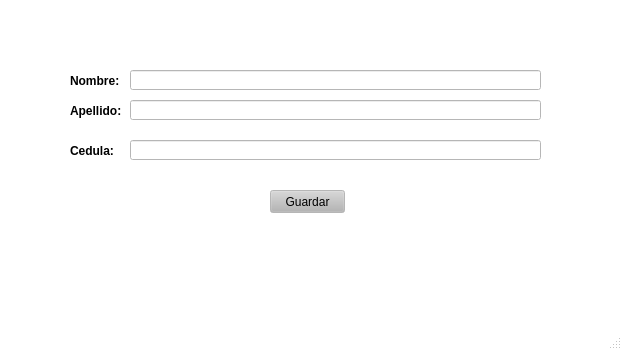
<?xml version="1.0" encoding="UTF-8"?>
<ui version="4.0">
 <class>vtnPrincipal</class>
 <widget class="QMainWindow" name="vtnPrincipal">
  <property name="geometry">
   <rect>
    <x>0</x>
    <y>0</y>
    <width>622</width>
    <height>350</height>
   </rect>
  </property>
  <property name="palette">
   <palette>
    <active>
     <colorrole role="WindowText">
      <brush brushstyle="SolidPattern">
       <color alpha="255">
        <red>0</red>
        <green>0</green>
        <blue>0</blue>
       </color>
      </brush>
     </colorrole>
     <colorrole role="Button">
      <brush brushstyle="SolidPattern">
       <color alpha="255">
        <red>255</red>
        <green>255</green>
        <blue>255</blue>
       </color>
      </brush>
     </colorrole>
     <colorrole role="Light">
      <brush brushstyle="SolidPattern">
       <color alpha="255">
        <red>255</red>
        <green>255</green>
        <blue>255</blue>
       </color>
      </brush>
     </colorrole>
     <colorrole role="Midlight">
      <brush brushstyle="SolidPattern">
       <color alpha="255">
        <red>255</red>
        <green>255</green>
        <blue>255</blue>
       </color>
      </brush>
     </colorrole>
     <colorrole role="Dark">
      <brush brushstyle="SolidPattern">
       <color alpha="255">
        <red>127</red>
        <green>127</green>
        <blue>127</blue>
       </color>
      </brush>
     </colorrole>
     <colorrole role="Mid">
      <brush brushstyle="SolidPattern">
       <color alpha="255">
        <red>170</red>
        <green>170</green>
        <blue>170</blue>
       </color>
      </brush>
     </colorrole>
     <colorrole role="Text">
      <brush brushstyle="SolidPattern">
       <color alpha="255">
        <red>0</red>
        <green>0</green>
        <blue>0</blue>
       </color>
      </brush>
     </colorrole>
     <colorrole role="BrightText">
      <brush brushstyle="SolidPattern">
       <color alpha="255">
        <red>255</red>
        <green>255</green>
        <blue>255</blue>
       </color>
      </brush>
     </colorrole>
     <colorrole role="ButtonText">
      <brush brushstyle="SolidPattern">
       <color alpha="255">
        <red>0</red>
        <green>0</green>
        <blue>0</blue>
       </color>
      </brush>
     </colorrole>
     <colorrole role="Base">
      <brush brushstyle="SolidPattern">
       <color alpha="255">
        <red>255</red>
        <green>255</green>
        <blue>255</blue>
       </color>
      </brush>
     </colorrole>
     <colorrole role="Window">
      <brush brushstyle="SolidPattern">
       <color alpha="255">
        <red>255</red>
        <green>255</green>
        <blue>255</blue>
       </color>
      </brush>
     </colorrole>
     <colorrole role="Shadow">
      <brush brushstyle="SolidPattern">
       <color alpha="255">
        <red>0</red>
        <green>0</green>
        <blue>0</blue>
       </color>
      </brush>
     </colorrole>
     <colorrole role="AlternateBase">
      <brush brushstyle="SolidPattern">
       <color alpha="255">
        <red>255</red>
        <green>255</green>
        <blue>255</blue>
       </color>
      </brush>
     </colorrole>
     <colorrole role="ToolTipBase">
      <brush brushstyle="SolidPattern">
       <color alpha="255">
        <red>255</red>
        <green>255</green>
        <blue>220</blue>
       </color>
      </brush>
     </colorrole>
     <colorrole role="ToolTipText">
      <brush brushstyle="SolidPattern">
       <color alpha="255">
        <red>0</red>
        <green>0</green>
        <blue>0</blue>
       </color>
      </brush>
     </colorrole>
    </active>
    <inactive>
     <colorrole role="WindowText">
      <brush brushstyle="SolidPattern">
       <color alpha="255">
        <red>0</red>
        <green>0</green>
        <blue>0</blue>
       </color>
      </brush>
     </colorrole>
     <colorrole role="Button">
      <brush brushstyle="SolidPattern">
       <color alpha="255">
        <red>255</red>
        <green>255</green>
        <blue>255</blue>
       </color>
      </brush>
     </colorrole>
     <colorrole role="Light">
      <brush brushstyle="SolidPattern">
       <color alpha="255">
        <red>255</red>
        <green>255</green>
        <blue>255</blue>
       </color>
      </brush>
     </colorrole>
     <colorrole role="Midlight">
      <brush brushstyle="SolidPattern">
       <color alpha="255">
        <red>255</red>
        <green>255</green>
        <blue>255</blue>
       </color>
      </brush>
     </colorrole>
     <colorrole role="Dark">
      <brush brushstyle="SolidPattern">
       <color alpha="255">
        <red>127</red>
        <green>127</green>
        <blue>127</blue>
       </color>
      </brush>
     </colorrole>
     <colorrole role="Mid">
      <brush brushstyle="SolidPattern">
       <color alpha="255">
        <red>170</red>
        <green>170</green>
        <blue>170</blue>
       </color>
      </brush>
     </colorrole>
     <colorrole role="Text">
      <brush brushstyle="SolidPattern">
       <color alpha="255">
        <red>0</red>
        <green>0</green>
        <blue>0</blue>
       </color>
      </brush>
     </colorrole>
     <colorrole role="BrightText">
      <brush brushstyle="SolidPattern">
       <color alpha="255">
        <red>255</red>
        <green>255</green>
        <blue>255</blue>
       </color>
      </brush>
     </colorrole>
     <colorrole role="ButtonText">
      <brush brushstyle="SolidPattern">
       <color alpha="255">
        <red>0</red>
        <green>0</green>
        <blue>0</blue>
       </color>
      </brush>
     </colorrole>
     <colorrole role="Base">
      <brush brushstyle="SolidPattern">
       <color alpha="255">
        <red>255</red>
        <green>255</green>
        <blue>255</blue>
       </color>
      </brush>
     </colorrole>
     <colorrole role="Window">
      <brush brushstyle="SolidPattern">
       <color alpha="255">
        <red>255</red>
        <green>255</green>
        <blue>255</blue>
       </color>
      </brush>
     </colorrole>
     <colorrole role="Shadow">
      <brush brushstyle="SolidPattern">
       <color alpha="255">
        <red>0</red>
        <green>0</green>
        <blue>0</blue>
       </color>
      </brush>
     </colorrole>
     <colorrole role="AlternateBase">
      <brush brushstyle="SolidPattern">
       <color alpha="255">
        <red>255</red>
        <green>255</green>
        <blue>255</blue>
       </color>
      </brush>
     </colorrole>
     <colorrole role="ToolTipBase">
      <brush brushstyle="SolidPattern">
       <color alpha="255">
        <red>255</red>
        <green>255</green>
        <blue>220</blue>
       </color>
      </brush>
     </colorrole>
     <colorrole role="ToolTipText">
      <brush brushstyle="SolidPattern">
       <color alpha="255">
        <red>0</red>
        <green>0</green>
        <blue>0</blue>
       </color>
      </brush>
     </colorrole>
    </inactive>
    <disabled>
     <colorrole role="WindowText">
      <brush brushstyle="SolidPattern">
       <color alpha="255">
        <red>127</red>
        <green>127</green>
        <blue>127</blue>
       </color>
      </brush>
     </colorrole>
     <colorrole role="Button">
      <brush brushstyle="SolidPattern">
       <color alpha="255">
        <red>255</red>
        <green>255</green>
        <blue>255</blue>
       </color>
      </brush>
     </colorrole>
     <colorrole role="Light">
      <brush brushstyle="SolidPattern">
       <color alpha="255">
        <red>255</red>
        <green>255</green>
        <blue>255</blue>
       </color>
      </brush>
     </colorrole>
     <colorrole role="Midlight">
      <brush brushstyle="SolidPattern">
       <color alpha="255">
        <red>255</red>
        <green>255</green>
        <blue>255</blue>
       </color>
      </brush>
     </colorrole>
     <colorrole role="Dark">
      <brush brushstyle="SolidPattern">
       <color alpha="255">
        <red>127</red>
        <green>127</green>
        <blue>127</blue>
       </color>
      </brush>
     </colorrole>
     <colorrole role="Mid">
      <brush brushstyle="SolidPattern">
       <color alpha="255">
        <red>170</red>
        <green>170</green>
        <blue>170</blue>
       </color>
      </brush>
     </colorrole>
     <colorrole role="Text">
      <brush brushstyle="SolidPattern">
       <color alpha="255">
        <red>127</red>
        <green>127</green>
        <blue>127</blue>
       </color>
      </brush>
     </colorrole>
     <colorrole role="BrightText">
      <brush brushstyle="SolidPattern">
       <color alpha="255">
        <red>255</red>
        <green>255</green>
        <blue>255</blue>
       </color>
      </brush>
     </colorrole>
     <colorrole role="ButtonText">
      <brush brushstyle="SolidPattern">
       <color alpha="255">
        <red>127</red>
        <green>127</green>
        <blue>127</blue>
       </color>
      </brush>
     </colorrole>
     <colorrole role="Base">
      <brush brushstyle="SolidPattern">
       <color alpha="255">
        <red>255</red>
        <green>255</green>
        <blue>255</blue>
       </color>
      </brush>
     </colorrole>
     <colorrole role="Window">
      <brush brushstyle="SolidPattern">
       <color alpha="255">
        <red>255</red>
        <green>255</green>
        <blue>255</blue>
       </color>
      </brush>
     </colorrole>
     <colorrole role="Shadow">
      <brush brushstyle="SolidPattern">
       <color alpha="255">
        <red>0</red>
        <green>0</green>
        <blue>0</blue>
       </color>
      </brush>
     </colorrole>
     <colorrole role="AlternateBase">
      <brush brushstyle="SolidPattern">
       <color alpha="255">
        <red>255</red>
        <green>255</green>
        <blue>255</blue>
       </color>
      </brush>
     </colorrole>
     <colorrole role="ToolTipBase">
      <brush brushstyle="SolidPattern">
       <color alpha="255">
        <red>255</red>
        <green>255</green>
        <blue>220</blue>
       </color>
      </brush>
     </colorrole>
     <colorrole role="ToolTipText">
      <brush brushstyle="SolidPattern">
       <color alpha="255">
        <red>0</red>
        <green>0</green>
        <blue>0</blue>
       </color>
      </brush>
     </colorrole>
    </disabled>
   </palette>
  </property>
  <property name="windowTitle">
   <string>Sistema de Administración de Persona</string>
  </property>
  <widget class="QWidget" name="centralwidget">
   <widget class="QLabel" name="lblNombre">
    <property name="geometry">
     <rect>
      <x>70</x>
      <y>60</y>
      <width>131</width>
      <height>41</height>
     </rect>
    </property>
    <property name="font">
     <font>
      <weight>75</weight>
      <bold>true</bold>
     </font>
    </property>
    <property name="mouseTracking">
     <bool>false</bool>
    </property>
    <property name="tabletTracking">
     <bool>false</bool>
    </property>
    <property name="text">
     <string>Nombre:</string>
    </property>
   </widget>
   <widget class="QLabel" name="lblApellido">
    <property name="geometry">
     <rect>
      <x>70</x>
      <y>90</y>
      <width>131</width>
      <height>41</height>
     </rect>
    </property>
    <property name="font">
     <font>
      <weight>75</weight>
      <bold>true</bold>
     </font>
    </property>
    <property name="mouseTracking">
     <bool>false</bool>
    </property>
    <property name="tabletTracking">
     <bool>false</bool>
    </property>
    <property name="text">
     <string>Apellido:</string>
    </property>
   </widget>
   <widget class="QLineEdit" name="TxTNombre">
    <property name="geometry">
     <rect>
      <x>130</x>
      <y>70</y>
      <width>411</width>
      <height>20</height>
     </rect>
    </property>
    <property name="text">
     <string/>
    </property>
    <property name="maxLength">
     <number>20</number>
    </property>
   </widget>
   <widget class="QLineEdit" name="TxTApellido">
    <property name="geometry">
     <rect>
      <x>130</x>
      <y>100</y>
      <width>411</width>
      <height>20</height>
     </rect>
    </property>
    <property name="maxLength">
     <number>20</number>
    </property>
   </widget>
   <widget class="QPushButton" name="btnAccion">
    <property name="geometry">
     <rect>
      <x>270</x>
      <y>190</y>
      <width>75</width>
      <height>23</height>
     </rect>
    </property>
    <property name="palette">
     <palette>
      <active>
       <colorrole role="Button">
        <brush brushstyle="SolidPattern">
         <color alpha="255">
          <red>181</red>
          <green>181</green>
          <blue>181</blue>
         </color>
        </brush>
       </colorrole>
       <colorrole role="Light">
        <brush brushstyle="SolidPattern">
         <color alpha="255">
          <red>156</red>
          <green>156</green>
          <blue>156</blue>
         </color>
        </brush>
       </colorrole>
       <colorrole role="Midlight">
        <brush brushstyle="SolidPattern">
         <color alpha="255">
          <red>150</red>
          <green>150</green>
          <blue>150</blue>
         </color>
        </brush>
       </colorrole>
      </active>
      <inactive>
       <colorrole role="Button">
        <brush brushstyle="SolidPattern">
         <color alpha="255">
          <red>181</red>
          <green>181</green>
          <blue>181</blue>
         </color>
        </brush>
       </colorrole>
       <colorrole role="Light">
        <brush brushstyle="SolidPattern">
         <color alpha="255">
          <red>156</red>
          <green>156</green>
          <blue>156</blue>
         </color>
        </brush>
       </colorrole>
       <colorrole role="Midlight">
        <brush brushstyle="SolidPattern">
         <color alpha="255">
          <red>150</red>
          <green>150</green>
          <blue>150</blue>
         </color>
        </brush>
       </colorrole>
      </inactive>
      <disabled>
       <colorrole role="Button">
        <brush brushstyle="SolidPattern">
         <color alpha="255">
          <red>181</red>
          <green>181</green>
          <blue>181</blue>
         </color>
        </brush>
       </colorrole>
       <colorrole role="Light">
        <brush brushstyle="SolidPattern">
         <color alpha="255">
          <red>156</red>
          <green>156</green>
          <blue>156</blue>
         </color>
        </brush>
       </colorrole>
       <colorrole role="Midlight">
        <brush brushstyle="SolidPattern">
         <color alpha="255">
          <red>150</red>
          <green>150</green>
          <blue>150</blue>
         </color>
        </brush>
       </colorrole>
      </disabled>
     </palette>
    </property>
    <property name="text">
     <string>Guardar</string>
    </property>
   </widget>
   <widget class="QLabel" name="lblCedula">
    <property name="geometry">
     <rect>
      <x>70</x>
      <y>130</y>
      <width>131</width>
      <height>41</height>
     </rect>
    </property>
    <property name="font">
     <font>
      <weight>75</weight>
      <bold>true</bold>
     </font>
    </property>
    <property name="mouseTracking">
     <bool>false</bool>
    </property>
    <property name="tabletTracking">
     <bool>false</bool>
    </property>
    <property name="text">
     <string>Cedula:</string>
    </property>
   </widget>
   <widget class="QLineEdit" name="TxTCedula">
    <property name="geometry">
     <rect>
      <x>130</x>
      <y>140</y>
      <width>411</width>
      <height>20</height>
     </rect>
    </property>
    <property name="maxLength">
     <number>10</number>
    </property>
   </widget>
  </widget>
  <widget class="QMenuBar" name="menubar">
   <property name="geometry">
    <rect>
     <x>0</x>
     <y>0</y>
     <width>622</width>
     <height>21</height>
    </rect>
   </property>
  </widget>
  <widget class="QStatusBar" name="statusbar"/>
 </widget>
 <resources/>
 <connections/>
</ui>
